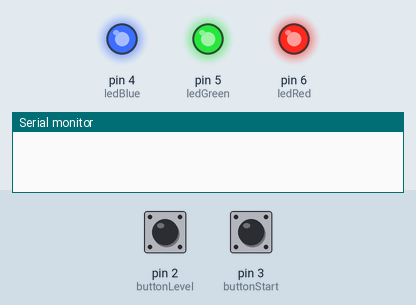
This program was run on a simulated Arduino Uno, built with avr-gcc and run on an emulated ATmega328P. Parts: output pins drawn as LEDs (lit = HIGH), the last lines printed to the serial monitor. The test bench sets the inputs (shaded band); at power-on: pin 2 (buttonLevel) HIGH, pin 3 (buttonStart) HIGH. Random numbers use the default seed unless the program sets one.

Above: at 1.2 s.
1.3 s: pin 2 (buttonLevel) pulled LOW for 0.15 s
2.9 s: pin 3 (buttonStart) pulled LOW for 0.15 s
4.5 s: pin 3 (buttonStart) pulled LOW for 1 s
At 5.9 s:
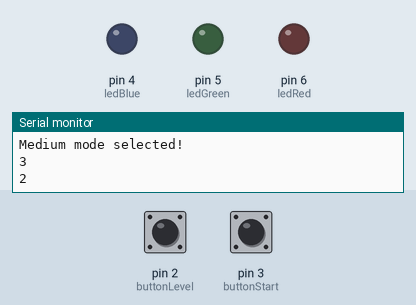
7.0 s: pin 2 (buttonLevel) pulled LOW for 1 s
9.5 s: pin 3 (buttonStart) pulled LOW for 3.2 s
At 10.9 s:
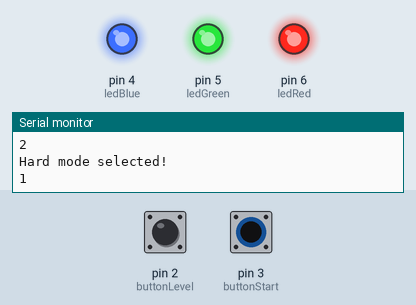
14.2 s: pin 3 (buttonStart) pulled LOW for 0.15 s
At 15.6 s:
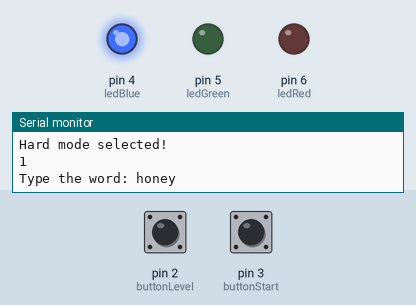
Timing chart, 0 to 16.8 s (numbered marks = the images above; inputs shaded):
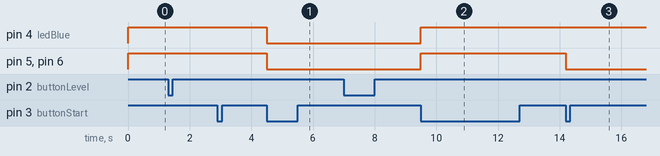

The program:

main.cpp
```cpp
#include <Arduino.h>

const int ledRed = 6;
const int ledGreen = 5;
const int ledBlue = 4;
const int buttonStart = 3;
const int buttonLevel = 2;

char* words[] = {
    (char*)"apple", (char*)"banana", (char*)"cherry", (char*)"date",
    (char*)"elephant", (char*)"fig", (char*)"grape", (char*)"honey",
    (char*)"igloo", (char*)"jungle", (char*)"kite", (char*)"lemon",
    (char*)"mango", (char*)"nest", (char*)"orange", (char*)"plum",
    (char*)"quartz", (char*)"river", (char*)"star", (char*)"tree",
    (char*)"unicorn", (char*)"violet", (char*)"water", (char*)"xylophone",
    (char*)"yellow", (char*)"zebra"
};

void changeLevel();
void startGameInterrupt();
void countdown();
void typeWords();

unsigned int levelIndex = 0;
unsigned long lastButtonPress = 0;
const int debounceTime = 50;
volatile bool startFlag = false;
unsigned long gameStartTime = 0;
unsigned long maxTime = 5000;
unsigned int score = 0;
bool isPlaying = false;

void setup() {
  Serial.begin(9600);
  pinMode(ledRed, OUTPUT);
  pinMode(ledGreen, OUTPUT);
  pinMode(ledBlue, OUTPUT);
  pinMode(buttonStart, INPUT_PULLUP);
  pinMode(buttonLevel, INPUT_PULLUP);
  digitalWrite(ledRed, HIGH);
  digitalWrite(ledGreen, HIGH);
  digitalWrite(ledBlue, HIGH);
  attachInterrupt(digitalPinToInterrupt(buttonStart), startGameInterrupt, FALLING);
  attachInterrupt(digitalPinToInterrupt(buttonLevel), changeLevel, FALLING);
}

void changeLevel() {
  if (millis() - lastButtonPress > debounceTime) {
    lastButtonPress = millis();
    levelIndex = (levelIndex + 1) % 3;

    if (levelIndex == 0) {
      maxTime = 5000;
      Serial.println("Easy mode selected!");
    } else if (levelIndex == 1) {
      maxTime = 3000;
      Serial.println("Medium mode selected!");
    } else {
      maxTime = 2000;
      Serial.println("Hard mode selected!");
    }
  }
}

void startGameInterrupt() {
  if (isPlaying) {
    isPlaying = false;
    Serial.println("Game stopped.");
    digitalWrite(ledRed, HIGH);
    digitalWrite(ledGreen, HIGH);
    digitalWrite(ledBlue, HIGH);
    score = 0;
  } else {
    startFlag = true;
  }
}

void countdown() {
  unsigned long currentMillis = millis();
  static unsigned long lastBlink = 0;
  static int counter = 3;
  static bool ledStatus = false;
  if (currentMillis - lastBlink >= 1000 && counter > 0) {
    lastBlink = currentMillis;
    Serial.println(counter);
    counter--;
    ledStatus = !ledStatus;
    digitalWrite(ledRed, ledStatus);
    digitalWrite(ledGreen, ledStatus);
    digitalWrite(ledBlue, ledStatus);
  } else if (counter == 0) {
    digitalWrite(ledRed, HIGH);
    digitalWrite(ledGreen, HIGH);
    digitalWrite(ledBlue, HIGH);
    counter = 3;
    gameStartTime = millis();
    isPlaying = true;
  }
}

void typeWords() {
  while (millis() - gameStartTime < 30000 && isPlaying) {
    int randomIndex = random(0, 25);
    char* currentWord = words[randomIndex];

    Serial.print("Type the word: ");
    Serial.println(currentWord);

    char typedWord[20] = "";
    int i = 0;
    bool correct = true;
    unsigned long wordStartTime = millis();

    digitalWrite(ledRed, LOW);
    digitalWrite(ledGreen, LOW);

    while (currentWord[i] != '\0' && (millis() - wordStartTime) < maxTime && isPlaying) {
      if (Serial.available() > 0) {
        char typedChar = Serial.read();

        if (typedChar == '\b') {
          if (i > 0) {
            i--;
            typedWord[i] = '\0';
            Serial.print("\b \b");
          }
        } else if (typedChar == currentWord[i]) {
          typedWord[i] = typedChar;
          digitalWrite(ledRed, LOW);
          digitalWrite(ledGreen, HIGH);
          Serial.print(typedChar);
          i++;
        } else {
          digitalWrite(ledRed, HIGH);
          digitalWrite(ledGreen, LOW);
          correct = false;
        }
      }
    }

    if (correct && currentWord[i] == '\0') {
      score++;
      Serial.println("\nCorrect word!");
    } else {
      Serial.println("\nIncorrect word or time ran out!");
      score--;
    }
  }
  if(score != 0 && score != 65533){
    Serial.print("Final score: ");
    Serial.println(score);
    score = 0;
  }
  isPlaying = false;
}

void loop() {
  if (startFlag) {
    startFlag = false;
    countdown();
    typeWords();
  }
}
```

Measured:
- after the input at 4.5 s, pin 4 (ledBlue), pin 5 (ledGreen), pin 6 (ledRed): HIGH → LOW at once
- after the input at 9.5 s, pin 4 (ledBlue), pin 5 (ledGreen), pin 6 (ledRed): LOW → HIGH at once
- after the input at 14.2 s, pin 5 (ledGreen), pin 6 (ledRed): HIGH → LOW at once
